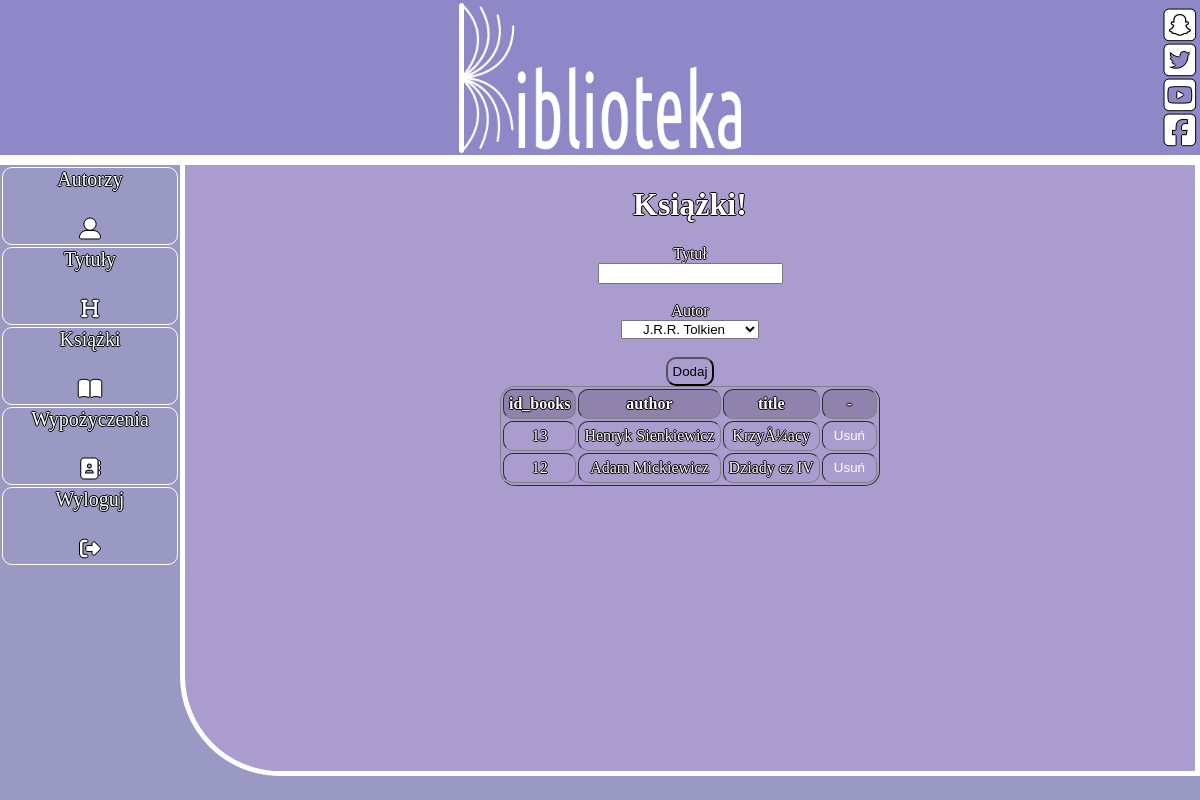
Screenshot of /ksiazki.php (signed in) with the database file from the repository.
### tables this page shows
CREATE TABLE `bibl_books` (
  `id_books` int(11) NOT NULL,
  `id_authors` int(11) NOT NULL,
  `id_titles` int(11) NOT NULL,
  `Status` int(11) NOT NULL
);

CREATE TABLE `bibl_authors` (
  `id_authors` int(11) NOT NULL,
  `name` text NOT NULL
);

CREATE TABLE `bibl_titles` (
  `id_titles` int(11) NOT NULL,
  `title` text NOT NULL
);

### ksiazki.php (the view, shortened to what this page needs)
<!DOCTYPE html>
<html lang="en">
<head>
    <link rel="stylesheet" href="style.css" class="css">
    <link rel="stylesheet" href="https://cdnjs.cloudflare.com/ajax/libs/font-awesome/4.7.0/css/font-awesome.min.css" />
</head>
<body>
    <div class="container">
        <div class="header">
            <div class="socialtab">
                <a class="social sc" href="#"><i class="fab fa-snapchat-square"></i></a>
                <a class="social tt" href="#"><i class="fab fa-twitter-square"></i></a>
                <a class="social yt" href="#"><i class="fab fa-youtube-square"></i></a>
                <a class="social fb" href="#"><i class="fab fa-facebook-square"></i></a>
            </div>
            <a href="index.php">
                <img class='logo' src="bibl_logo.png">
            </a>
        </div>
        <div class="sidebar">
            <a href="autorzy.php">
                <p>Autorzy</p><br/>
                <i class="fas fa-user-alt menu"></i>
            </a>
            <a href="tytuły.php">
                <p>Tytuły</p><br/>
                <i class="fas fa-heading menu"></i>
            </a>
            <a href="ksiazki.php">
                <p>Książki</p><br/>
                <i class="fas fa-book-open menu"></i>
            </a>
            <a href="wypozyczenia.php">
                <p>Wypożyczenia</p><br/>
                <i class="fas fa-address-book menu"></i>
            </a>
            <a href="login.php?Akcja=Wyloguj">
                <p>Wyloguj</p><br/>
                <i class="fas fa-sign-out-alt menu"></i>
            </a>
        </div>
        <div class="main">
        <?php
            require("conn.php");
            if(isset($_SESSION['Zalogowany']) && $_SESSION['Zalogowany'] == 1){
                echo("<h1>Książki!</h1>");
                $sql = "SELECT bibl_books.id_books,bibl_authors.name,bibl_titles.title FROM bibl_books,bibl_authors,bibl_titles WHERE bibl_books.id_authors=bibl_authors.id_authors AND bibl_books.id_titles=bibl_titles.id_titles ";
                $result = $conn -> query($sql);
                $sqlb = "SELECT * FROM bibl_authors";
                $resultb = $conn -> query($sqlb);
                echo("<form method='POST' action='insert_books.php'>");
                echo("Tytuł <br/><input type='text' name='title'>");
                echo("<br/>Autor <br/><select name='author'>");
                    while($row = $resultb -> fetch_assoc()){
                        echo("<option value='".$row['id_authors']."'>".$row['name']."</option>");
                    }
                echo("</select><br/>");
                echo("<input class='submit' type='submit' value='Dodaj'>
                </form>");
                echo("<table border='1px'>
                        <tr class='tabh'>
                            <th>id_books</th>
                            <th>author</th>
                            <th>title</th>
                            <th>-</th>
                        </tr>
                ");
                while($row = $result -> fetch_assoc()){
                    echo("<tr><td>".$row['id_books']."</td><td>".$row['name']."</td><td>".$row['title']."</td><td><form action='delete_books.php' method='POST'>
                    <input value='".$row['id_books']."' type='text' name='delete_books' hidden>
                    <input class='delete' type='submit' value='Usuń'>
                    </form></td></tr>");
                }
                echo("</table>");
            }
        ?>
        </div>
        <div class="footer">
        </div>
    </div>
</body>
</html>

### style.css (style rules this page uses)
body { padding: 0px; margin: 0px; height: 100vh; width: 100%; background: #9999C3; color: white; text-shadow: -1px 0 black, 0 1px black, 1px 0 black, 0 -1px black; font-family: "Ubuntu Condensed"; }
.header { background: #8E88C8; grid-area: header; display: flex; flex-wrap: wrap; justify-content: center; align-items: center; border-bottom: 5px solid white; }
.logo { height: 150px; width: 282px; filter:invert(100%) }
.sidebar { background: #9999C3; grid-area: sidebar; border-top: 5px solid white; }
.main { background: rgb(171, 156, 207); grid-area: main; border: 5px solid white; border-radius: 0px 0px 0px 100px; display: flex; flex-wrap: wrap; justify-content: flex-start; align-items: center; flex-direction: column; }
.footer { background: #9999C3; grid-area: footer; display: flex; justify-content: center; align-items: center; }
.container { display: grid; height: 100%; width: 100%; grid-template-rows: 20% 77% 3%; grid-template-columns: 15% 85%; grid-template-areas: "header header" "sidebar main" "footer footer"; }
a { color: white; font-size: 20px; text-decoration: none; display: flex; justify-content: center; align-items: center; flex-direction: column; }
.sidebar a { border: solid white 1px; margin: 2px; border-radius: 10px; }
.delete { background: none; color: white; border: none; }
input { cursor: pointer; color: black; }
.submit { border-radius: 10px; background: none; padding: 5px; }
select { color: black; text-align: center; }
table { border-radius: 15px; }
th { border-radius: 10px; background: rgb(143, 130, 173); padding: 5px; }
td { text-align: center; border-radius: 10px; padding: 5px; }
tr { border-radius: 10px; }
.socialtab { height: 15vh; display: flex; position: absolute; justify-content: center; flex-direction: column; right: 5px; }
.social { font-size: 35px; }
p { margin: 0px; font-size: 20px; }
.menu { padding: 5px; }
form { display: flex; justify-content: center; align-items: center; flex-direction: column; }

### rows the page displays
bibl_books: id_books "13", id_authors.name "Henryk Sienkiewicz", id_titles.title "KrzyÅ¼acy"
bibl_books: id_books "12", id_authors.name "Adam Mickiewicz", id_titles.title "Dziady cz IV"

### other values shown
form field author "J.R.R. Tolkien"
